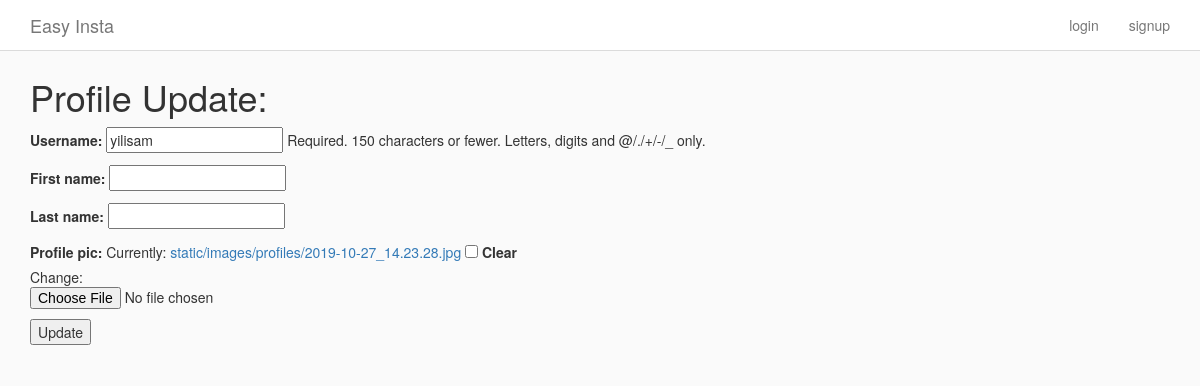
The page /user/update/1/ on the database as committed earlier.
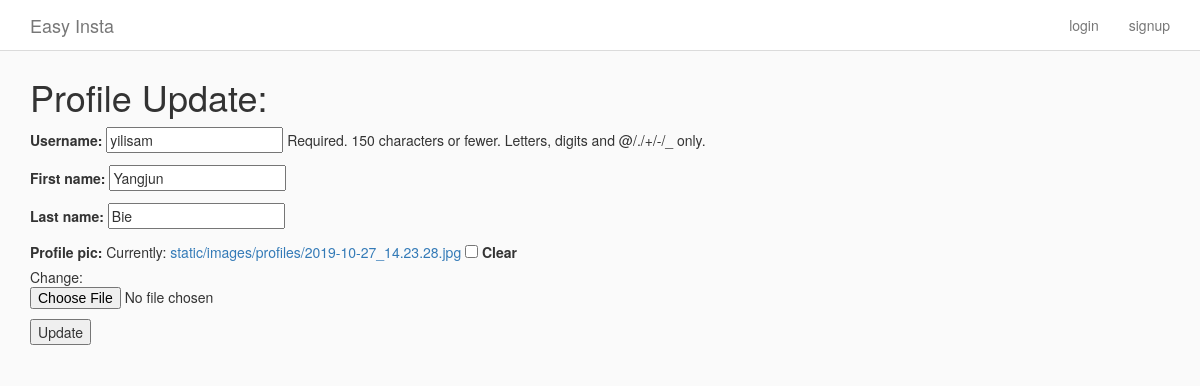
The same page on the database as committed later.
### Insta/models.py (models this page shows, shortened)
class InstaUser(AbstractUser):
    profile_pic = ProcessedImageField(
        upload_to = 'static/images/profiles',
        format = 'JPEG',
        options = {'quality' : 100},
        blank = True,
        null= True
    )

### Insta/views.py (the view)
# urls.py: path('user/update/<int:pk>/', ProfileUpdateView.as_view(), name='profile_update'),
class ProfileUpdateView(UpdateView):
    model = InstaUser
    template_name = 'profile_update.html'
    fields = ['username', 'first_name', 'last_name', 'profile_pic']

### templates/profile_update.html (shortened to what this page needs)
{% extends 'base.html' %}
{% block content %}
<h1>Profile Update:</h1>
<form action="" method="post" enctype="multipart/form-data">
    {{form.as_p}}
    <button type="submit"> Update</button>
</form>
{% endblock content %}

### templates/base.html (shortened to what this page needs)
<html>
    {% load static %}
    <head>
        <link href="{% static 'vendor/bootstrap/css/bootstrap.min.css' %}" rel="stylesheet">
        <link href="{% static 'vendor/font-awesome-4.6.3/css/font-awesome.min.css' %}" rel="stylesheet">
        <link href="{% static 'css/style.css' %}" rel="stylesheet">
    </head>
    <body>
        {% include 'header.html' %}
        <div class="content-wrapper">
            <div class="container">
                {% block content %}
                {% endblock content%}
            </div>
        </div>
    </body>
</html>

### templates/header.html
<div class="navbar navbar-default navbar-fixed-top" id="main-nav">
    <div class="container desktop">
        <div class="navbar-header">
            <a href="{% url 'posts' %}}" class="navbar-brand">Easy Insta</a>
        </div>
        <div id="navbar-main">
            <ul class="nav navbar-nav navbar-right">
                {% if request.user.is_authenticated %}
                    <li>
                      <a href="{% url 'posts' %}">
                        <i class="fa fa-home" aria-hidden="true"></i>
                      </a>
                    </li>
                    <li><a href="{% url 'home' %}"><i class="fa fa-search" aria-hidden="true"></i></a></li>
                    <li><a href="{% url 'make_post' %}"><i class="fa fa-plus " aria-hidden="true"></i></a></li>
                    <li><a href="{% url 'user_detail' user.id %}"><i class="fa fa-user " aria-hidden="true"></i></a></li>
                    <li><a href="{% url 'logout' %}"><i class="fa fa-sign-out " aria-hidden="true"></i></a></li>
                {% else %}
                    <li>
                        <a href="{% url 'login' %}">login</a>
                    </li>
                    <li>
                        <a href="{% url 'signup' %}">signup</a>
                    </li>
                {% endif %}
            </ul>
        </div>
    </div>
</div>

### static/css/style.css (style rules this page uses)
html { height: 100%; }
body { min-height: 100%; background-color: #fafafa; }
.content-wrapper { margin-top: 57px; margin-bottom: 60px; background-color: #fafafa; }
.navbar { background-color: #fff; border-bottom-color: #dbdbdb; }

Rows that differ between the two databases and show on the page:
changed InstaUser "yilisam": first_name (not shown) → "Yangjun"; last_name (not shown) → "Bie"
